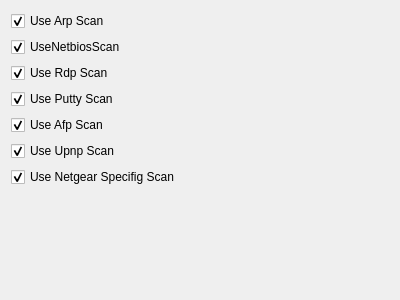
<?xml version="1.0" encoding="UTF-8"?>
<ui version="4.0">
 <class>Form</class>
 <widget class="QWidget" name="Form">
  <property name="geometry">
   <rect>
    <x>0</x>
    <y>0</y>
    <width>400</width>
    <height>300</height>
   </rect>
  </property>
  <property name="windowTitle">
   <string>Form</string>
  </property>
  <layout class="QGridLayout" name="gridLayout">
   <item row="0" column="0">
    <layout class="QVBoxLayout" name="verticalLayout">
     <item>
      <widget class="QCheckBox" name="arp">
       <property name="text">
        <string>Use Arp Scan</string>
       </property>
       <property name="checked">
        <bool>true</bool>
       </property>
      </widget>
     </item>
     <item>
      <widget class="QCheckBox" name="netbios">
       <property name="text">
        <string>UseNetbiosScan</string>
       </property>
       <property name="checked">
        <bool>true</bool>
       </property>
      </widget>
     </item>
     <item>
      <widget class="QCheckBox" name="rdp">
       <property name="text">
        <string>Use Rdp Scan</string>
       </property>
       <property name="checked">
        <bool>true</bool>
       </property>
      </widget>
     </item>
     <item>
      <widget class="QCheckBox" name="putty">
       <property name="text">
        <string>Use Putty Scan</string>
       </property>
       <property name="checked">
        <bool>true</bool>
       </property>
      </widget>
     </item>
     <item>
      <widget class="QCheckBox" name="afp">
       <property name="text">
        <string>Use Afp Scan</string>
       </property>
       <property name="checked">
        <bool>true</bool>
       </property>
      </widget>
     </item>
     <item>
      <widget class="QCheckBox" name="upnp">
       <property name="text">
        <string>Use Upnp Scan</string>
       </property>
       <property name="checked">
        <bool>true</bool>
       </property>
      </widget>
     </item>
     <item>
      <widget class="QCheckBox" name="netgear">
       <property name="text">
        <string>Use Netgear Specifig Scan</string>
       </property>
       <property name="checked">
        <bool>true</bool>
       </property>
      </widget>
     </item>
    </layout>
   </item>
   <item row="0" column="1">
    <spacer name="horizontalSpacer">
     <property name="orientation">
      <enum>Qt::Horizontal</enum>
     </property>
     <property name="sizeHint" stdset="0">
      <size>
       <width>197</width>
       <height>20</height>
      </size>
     </property>
    </spacer>
   </item>
   <item row="1" column="0">
    <spacer name="verticalSpacer">
     <property name="orientation">
      <enum>Qt::Vertical</enum>
     </property>
     <property name="sizeHint" stdset="0">
      <size>
       <width>20</width>
       <height>116</height>
      </size>
     </property>
    </spacer>
   </item>
  </layout>
 </widget>
 <resources/>
 <connections/>
</ui>
